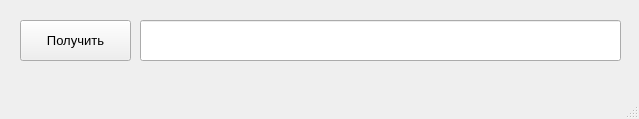
<?xml version="1.0" encoding="UTF-8"?>
<ui version="4.0">
 <class>MainWindow</class>
 <widget class="QMainWindow" name="MainWindow">
  <property name="geometry">
   <rect>
    <x>0</x>
    <y>0</y>
    <width>639</width>
    <height>119</height>
   </rect>
  </property>
  <property name="font">
   <font>
    <pointsize>10</pointsize>
   </font>
  </property>
  <property name="windowTitle">
   <string>MainWindow</string>
  </property>
  <widget class="QWidget" name="centralwidget">
   <widget class="QPushButton" name="pushButton">
    <property name="geometry">
     <rect>
      <x>20</x>
      <y>20</y>
      <width>111</width>
      <height>41</height>
     </rect>
    </property>
    <property name="text">
     <string>Получить</string>
    </property>
   </widget>
   <widget class="QLineEdit" name="lineEdit">
    <property name="geometry">
     <rect>
      <x>140</x>
      <y>20</y>
      <width>481</width>
      <height>41</height>
     </rect>
    </property>
   </widget>
  </widget>
  <widget class="QMenuBar" name="menubar">
   <property name="geometry">
    <rect>
     <x>0</x>
     <y>0</y>
     <width>639</width>
     <height>29</height>
    </rect>
   </property>
  </widget>
  <widget class="QStatusBar" name="statusbar"/>
 </widget>
 <resources/>
 <connections/>
</ui>
